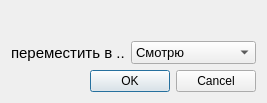
<?xml version="1.0" encoding="UTF-8"?>
<ui version="4.0">
 <class>form_move</class>
 <widget class="QWidget" name="form_move">
  <property name="geometry">
   <rect>
    <x>0</x>
    <y>0</y>
    <width>238</width>
    <height>103</height>
   </rect>
  </property>
  <property name="windowTitle">
   <string>Выберите куда переместить</string>
  </property>
  <layout class="QGridLayout" name="gridLayout">
   <item row="1" column="0">
    <widget class="QLabel" name="label_2">
     <property name="font">
      <font>
       <pointsize>11</pointsize>
       <italic>false</italic>
       <bold>false</bold>
      </font>
     </property>
     <property name="text">
      <string>переместить в ..</string>
     </property>
    </widget>
   </item>
   <item row="1" column="1">
    <widget class="QComboBox" name="comboBox_move">
     <property name="font">
      <font>
       <pointsize>10</pointsize>
      </font>
     </property>
     <item>
      <property name="text">
       <string>Смотрю</string>
      </property>
     </item>
     <item>
      <property name="text">
       <string>Любимые</string>
      </property>
     </item>
     <item>
      <property name="text">
       <string>Просмотренные</string>
      </property>
     </item>
     <item>
      <property name="text">
       <string>Брошенные</string>
      </property>
     </item>
    </widget>
   </item>
   <item row="0" column="0" colspan="2">
    <widget class="QLabel" name="label_record">
     <property name="font">
      <font>
       <pointsize>10</pointsize>
       <italic>true</italic>
      </font>
     </property>
     <property name="text">
      <string/>
     </property>
     <property name="wordWrap">
      <bool>true</bool>
     </property>
    </widget>
   </item>
   <item row="2" column="0" colspan="2">
    <widget class="QDialogButtonBox" name="buttonBox">
     <property name="standardButtons">
      <set>QDialogButtonBox::Cancel|QDialogButtonBox::Ok</set>
     </property>
    </widget>
   </item>
  </layout>
 </widget>
 <resources/>
 <connections/>
</ui>
